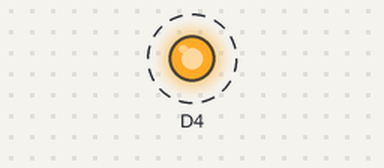
Recording of a sketch running on a simulated ESP8266 (NodeMCU). Shown: output pins drawn as LEDs (lit = HIGH). Dashed ring = blinking. What the sketch prints to the serial monitor is not drawn.

Above: at 0.5 s.
Timing chart, 0 to 4.6 s (numbered marks = the images above):
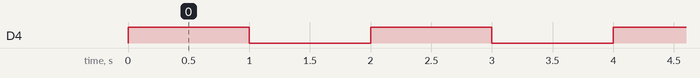

The sketch:

esp8266_Teste_Led_Placa.ino
```cpp
/*
https://github.com/FilipFelipe
Exemplo de um teste simples para verificação do LED na placa do ESP8266.

*/
void setup() {
// Define D4 como saida
pinMode(D4, OUTPUT);
Serial.begin(115200);
}
void loop() {
Serial.println("Desligado");
digitalWrite(D4, HIGH); // Desliga o Led
delay(1000); // Aguarda 1 segundo
Serial.println("Ligado");
digitalWrite(D4, LOW); // Liga o Led
delay(1000); // Aguarda 1 segundo
}
```

Measured:
- by itself, D4: alternates HIGH for 1.0 s and LOW for 1.0 s
